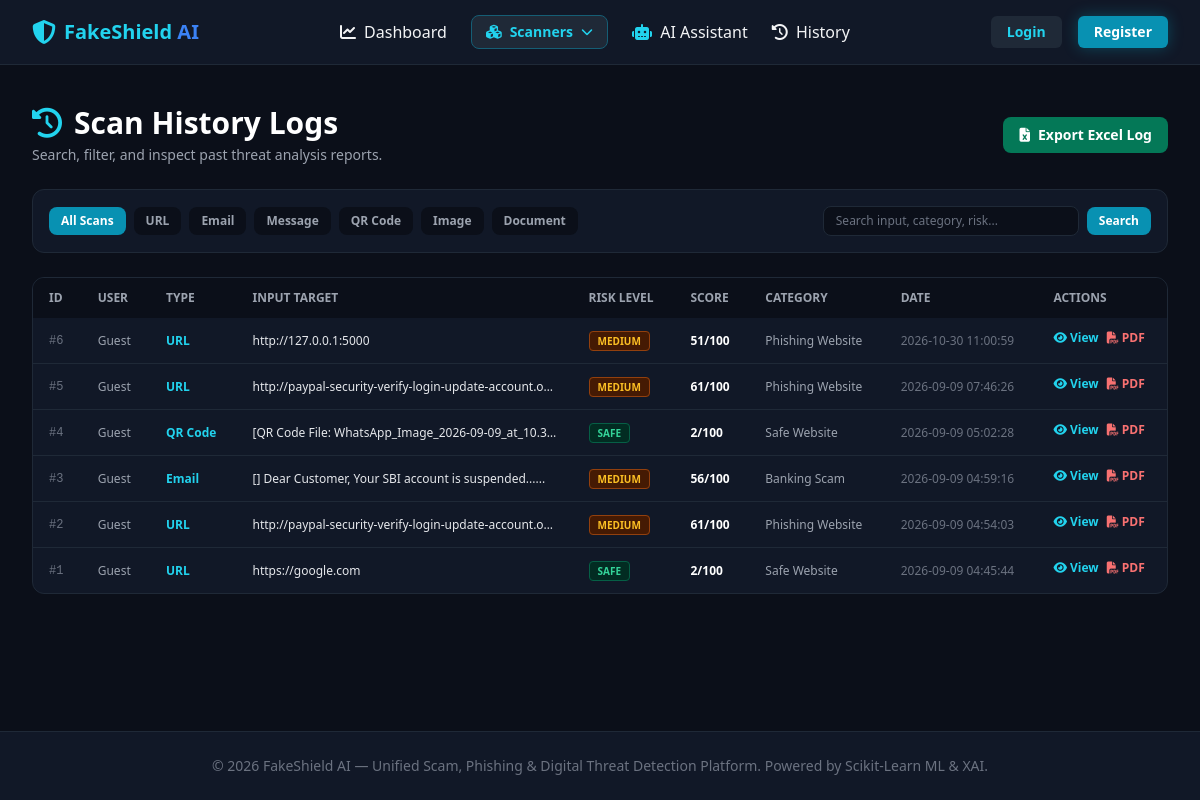
The app's page /history with its own data.
### tables this page shows
CREATE TABLE scan_history (
        id INTEGER PRIMARY KEY AUTOINCREMENT,
        user_id INTEGER,
        scan_type TEXT NOT NULL,
        input_data TEXT NOT NULL,
        risk_score INTEGER NOT NULL,
        risk_level TEXT NOT NULL,
        threat_category TEXT NOT NULL,
        explanation_json TEXT,
        recommendation_json TEXT,
        created_at TIMESTAMP DEFAULT CURRENT_TIMESTAMP,
        FOREIGN KEY (user_id) REFERENCES users (id)
    );

### app.py (the view)
@app.route('/history')
def history():
    scan_type = request.args.get('type')
    search = request.args.get('q')
    scans = get_all_scans(limit=100, scan_type=scan_type, search=search)
    return render_template('history.html', scans=scans, current_type=scan_type, search_query=search)

### app.py (called while the page is built)
def get_current_user():
    if 'user_id' in session:
        return get_user_by_id(session['user_id'])
    return None

@app.context_processor
def inject_user():
    return dict(current_user=get_current_user())

### database.py (called while the page is built)
def get_db():
    conn = sqlite3.connect(Config.DATABASE)
    conn.row_factory = sqlite3.Row
    return conn

def get_all_scans(limit=100, scan_type=None, search=None):
    conn = get_db()
    query = '''
        SELECT s.*, u.username
        FROM scan_history s
        LEFT JOIN users u ON s.user_id = u.id
        WHERE 1=1
    '''
    params = []
    if scan_type and scan_type != 'all':
        query += ' AND s.scan_type = ?'
        params.append(scan_type)
    if search:
        query += ' AND (s.input_data LIKE ? OR s.threat_category LIKE ? OR s.risk_level LIKE ?)'
        pattern = f'%{search}%'
        params.extend([pattern, pattern, pattern])
    query += ' ORDER BY s.id DESC LIMIT ?'
    params.append(limit)
    scans = conn.cursor().execute(query, params).fetchall()
    conn.close()
    return scans

### templates/history.html (shortened to what this page needs)
{% extends 'base.html' %}
{% block content %}
<div class="space-y-6">
    <div class="flex flex-col md:flex-row md:items-center justify-between gap-4">
        <div>
            <h1 class="text-3xl font-extrabold text-white flex items-center space-x-3">
                <i class="fa-solid fa-clock-rotate-left text-cyan-400"></i>
                <span>Scan History Logs</span>
            </h1>
            <p class="text-gray-400 text-sm mt-1">Search, filter, and inspect past threat analysis reports.</p>
        </div>
        <a href="{{ url_for('export_excel') }}" class="px-4 py-2 bg-emerald-700 hover:bg-emerald-600 text-white font-semibold rounded-lg text-sm transition flex items-center space-x-2 w-fit">
            <i class="fa-solid fa-file-excel"></i>
            <span>Export Excel Log</span>
        </a>
    </div>
    <div class="bg-cyber-card border border-cyber-border rounded-xl p-4 flex flex-col md:flex-row gap-4 items-center justify-between">
        <div class="flex flex-wrap gap-2">
            <a href="{{ url_for('history') }}" class="px-3 py-1.5 rounded-lg text-xs font-bold transition {% if not current_type or current_type == 'all' %}bg-cyan-600 text-white{% else %}bg-cyber-dark text-gray-400 hover:text-white{% endif %}">All Scans</a>
            <a href="{{ url_for('history', type='URL') }}" class="px-3 py-1.5 rounded-lg text-xs font-bold transition {% if current_type == 'URL' %}bg-cyan-600 text-white{% else %}bg-cyber-dark text-gray-400 hover:text-white{% endif %}">URL</a>
            <a href="{{ url_for('history', type='Email') }}" class="px-3 py-1.5 rounded-lg text-xs font-bold transition {% if current_type == 'Email' %}bg-cyan-600 text-white{% else %}bg-cyber-dark text-gray-400 hover:text-white{% endif %}">Email</a>
            <a href="{{ url_for('history', type='Message') }}" class="px-3 py-1.5 rounded-lg text-xs font-bold transition {% if current_type == 'Message' %}bg-cyan-600 text-white{% else %}bg-cyber-dark text-gray-400 hover:text-white{% endif %}">Message</a>
            <a href="{{ url_for('history', type='QR Code') }}" class="px-3 py-1.5 rounded-lg text-xs font-bold transition {% if current_type == 'QR Code' %}bg-cyan-600 text-white{% else %}bg-cyber-dark text-gray-400 hover:text-white{% endif %}">QR Code</a>
            <a href="{{ url_for('history', type='Image') }}" class="px-3 py-1.5 rounded-lg text-xs font-bold transition {% if current_type == 'Image' %}bg-cyan-600 text-white{% else %}bg-cyber-dark text-gray-400 hover:text-white{% endif %}">Image</a>
            <a href="{{ url_for('history', type='Document') }}" class="px-3 py-1.5 rounded-lg text-xs font-bold transition {% if current_type == 'Document' %}bg-cyan-600 text-white{% else %}bg-cyber-dark text-gray-400 hover:text-white{% endif %}">Document</a>
        </div>
        <form action="{{ url_for('history') }}" method="GET" class="flex items-center space-x-2 w-full md:w-auto">
            <input type="text" name="q" value="{{ search_query or '' }}" placeholder="Search input, category, risk..."
                class="px-3 py-1.5 bg-cyber-dark border border-cyber-border rounded-lg text-xs text-white placeholder-gray-500 focus:outline-none focus:border-cyan-500 w-full md:w-64">
            <button type="submit" class="px-3 py-1.5 bg-cyan-600 text-white text-xs font-bold rounded-lg hover:bg-cyan-500 transition">Search</button>
        </form>
    </div>
    <div class="bg-cyber-card border border-cyber-border rounded-xl overflow-hidden">
        <div class="overflow-x-auto">
            <table class="w-full text-left text-sm text-gray-300">
                <thead class="bg-cyber-dark text-gray-400 uppercase text-xs">
                    <tr>
                        <th class="px-4 py-3">ID</th>
                        <th class="px-4 py-3">User</th>
                        <th class="px-4 py-3">Type</th>
                        <th class="px-4 py-3">Input Target</th>
                        <th class="px-4 py-3">Risk Level</th>
                        <th class="px-4 py-3">Score</th>
                        <th class="px-4 py-3">Category</th>
                        <th class="px-4 py-3">Date</th>
                        <th class="px-4 py-3">Actions</th>
                    </tr>
                </thead>
                <tbody class="divide-y divide-cyber-border">
                    {% for scan in scans %}
                    <tr class="hover:bg-cyber-border/40 transition">
                        <td class="px-4 py-3 font-mono text-xs text-gray-500">#{{ scan.id }}</td>
                        <td class="px-4 py-3 text-xs text-gray-400">{{ scan.username or 'Guest' }}</td>
                        <td class="px-4 py-3 font-semibold text-cyan-400 text-xs">{{ scan.scan_type }}</td>
                        <td class="px-4 py-3 max-w-xs truncate text-gray-200 text-xs">{{ scan.input_data }}</td>
                        <td class="px-4 py-3">
                            {% if scan.risk_level == 'HIGH' %}
                            <span class="px-2 py-0.5 bg-red-950 text-red-400 border border-red-800 text-[10px] font-bold rounded">HIGH</span>
                            {% elif scan.risk_level == 'MEDIUM' %}
                            <span class="px-2 py-0.5 bg-amber-950 text-amber-400 border border-amber-800 text-[10px] font-bold rounded">MEDIUM</span>
                            {% else %}
                            <span class="px-2 py-0.5 bg-emerald-950 text-emerald-400 border border-emerald-800 text-[10px] font-bold rounded">SAFE</span>
                            {% endif %}
                        </td>
                        <td class="px-4 py-3 font-bold text-white text-xs">{{ scan.risk_score }}/100</td>
                        <td class="px-4 py-3 text-gray-400 text-xs">{{ scan.threat_category }}</td>
                        <td class="px-4 py-3 text-gray-500 text-xs whitespace-nowrap">{{ scan.created_at }}</td>
                        <td class="px-4 py-3 flex space-x-2">
                            <a href="{{ url_for('result', scan_id=scan.id) }}" class="text-cyan-400 hover:text-cyan-300 font-semibold text-xs"><i class="fa-solid fa-eye"></i> View</a>
                            <a href="{{ url_for('export_pdf', scan_id=scan.id) }}" class="text-red-400 hover:text-red-300 font-semibold text-xs"><i class="fa-solid fa-file-pdf"></i> PDF</a>
                        </td>
                    </tr>
                    {% else %}
                    <tr>
                        <td colspan="9" class="px-4 py-8 text-center text-gray-500">No scan history logs found matching your filter criteria.</td>
                    </tr>
                    {% endfor %}
                </tbody>
            </table>
        </div>
    </div>
</div>
{% endblock %}

### templates/base.html (style rules this page uses)
body { background-color: #0b0f19; color: #f3f4f6; font-family: system-ui, -apple-system, sans-serif; }

### records on screen
scan_history: id "6", username "Guest", scan_type "URL", input_data "http://127.0.0.1:5000", risk_level "MEDIUM", risk_score "51", threat_category "Phishing Website", created_at "2026-10-30 11:00:59"
scan_history: id "5", username "Guest", scan_type "URL", input_data "http://paypal-security-verify-login-update-account.o…", risk_level "MEDIUM", risk_score "61", threat_category "Phishing Website", created_at "2026-09-09 07:46:26"
scan_history: id "4", username "Guest", scan_type "QR Code", input_data "[QR Code File: WhatsApp_Image_2026-09-09_at_10.3…", risk_level "SAFE", risk_score "2", threat_category "Safe Website", created_at "2026-09-09 05:02:28"
scan_history: id "3", username "Guest", scan_type "Email", input_data "[] Dear Customer, Your SBI account is suspended......", risk_level "MEDIUM", risk_score "56", threat_category "Banking Scam", created_at "2026-09-09 04:59:16"
scan_history: id "2", username "Guest", scan_type "URL", input_data "http://paypal-security-verify-login-update-account.o…", risk_level "MEDIUM", risk_score "61", threat_category "Phishing Website", created_at "2026-09-09 04:54:03"
scan_history: id "1", username "Guest", scan_type "URL", input_data "https://google.com", risk_level "SAFE", risk_score "2", threat_category "Safe Website", created_at "2026-09-09 04:45:44"
